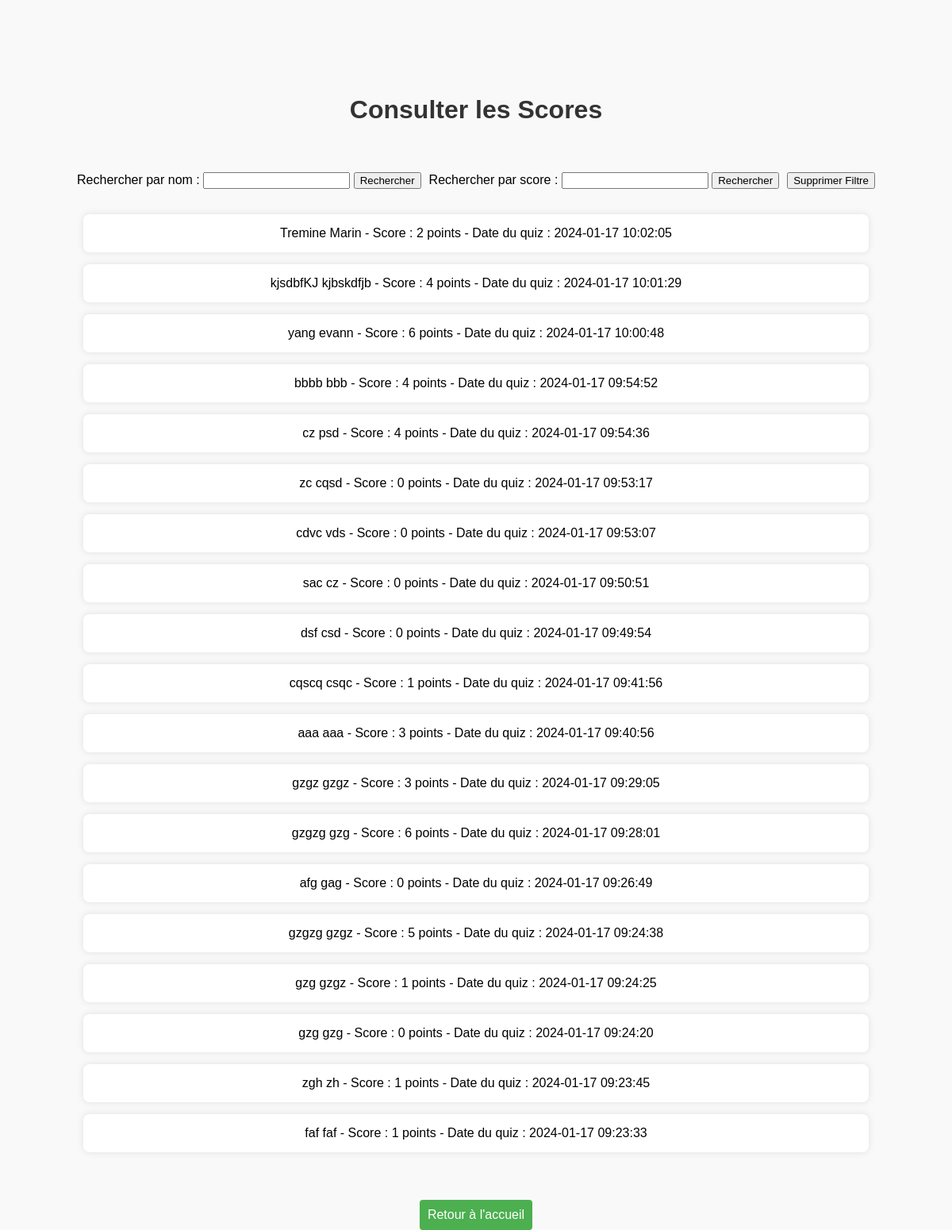
The page /consulter_scores.php on the database as committed earlier.
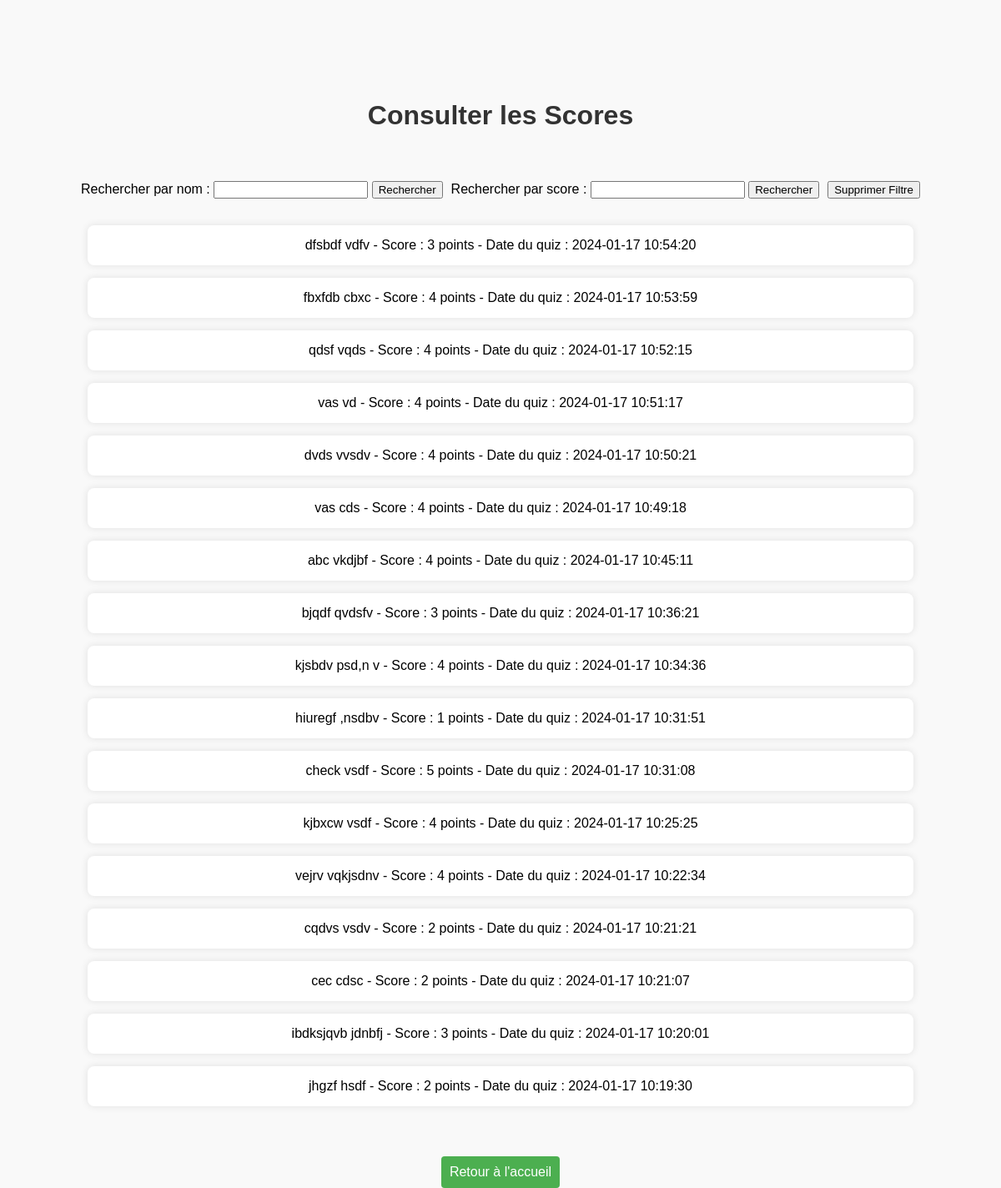
The same page on the database as committed later.
### tables this page shows
CREATE TABLE scores (
        id INTEGER PRIMARY KEY,
        participant_id INTEGER,
        score INTEGER,
        time INTEGER,
        FOREIGN KEY (participant_id) REFERENCES participants(idP));

### consulter_scores.php (the view, shortened to what this page needs)
<!DOCTYPE html>
<html lang="fr">
<head>
    <link rel="stylesheet" type="text/css" href="css/scores.css">
</head>
<body>
    <h1>Consulter les Scores</h1>
    <section>
    <div class="search-form">
        <form method="get">
            <label for="searchByName">Rechercher par nom :</label>
            <input type="text" id="searchByName" name="searchByName">
            <button type="submit" name="submitNameSearch">Rechercher</button>
        </form>
        <form method="get" >
            <label for="searchByScore">Rechercher par score :</label>
            <input type="number" id="searchByScore" name="searchByScore" min="0">
            <button type="submit" name="submitScoreSearch">Rechercher</button>
        </form>
        <button id="clearFilterButton" onclick="clearFilters()">Supprimer Filtre</button>
    </div>
</section>
    <?php
    require 'database.php';
    try {
    $query = "SELECT scores.*, participants.nom, participants.prenom
    FROM scores
    INNER JOIN participants ON scores.participant_id = participants.idP";
$query .= " ORDER BY scores.id DESC";
$stmt = $file_db->prepare($query);
$result = $stmt->execute();
if (!$result) {
echo "Erreur SQL : " . print_r($file_db->errorInfo(), true);
} else {
$scores = $stmt->fetchAll(PDO::FETCH_ASSOC);
if ($scores) {
  echo '<ul>';
  foreach ($scores as $score) {
      echo '<li>'. $score['nom'] .' ' . $score['prenom'] .' - Score : ' . $score['score'] . ' points - Date du quiz : ' . date('Y-m-d H:i:s', $score['time']) . '</li>';
  }
  echo '</ul>';
} else {
  echo '<p>Aucun score disponible.</p>';
}
}
} catch (PDOException $ex) {
echo $ex->getMessage();
}
?>
<button class="button" onclick="window.location.href='index.php'">Retour à l'accueil</button>
</body>
</html>

### css/scores.css (style rules this page uses)
body { font-family: "Arial", sans-serif; background-color: #f9f9f9; margin: 0; padding: 0; height: 100vh; }
h1 { color: #333; text-align: center; margin-bottom: 5%; margin-top: 10%; }
ul { list-style: none; padding: 0; }
li { width: 80%; background-color: #fff; padding: 15px; border-radius: 8px; box-shadow: 0 0 10px rgba(0, 0, 0, 0.1); margin: 15px auto; text-align: center; }
.button { background-color: #4caf50; color: #fff; cursor: pointer; padding: 10px; border: none; border-radius: 4px; font-size: 16px; display: block; margin: 5% auto; text-align: center; }
.search-form { display: flex; align-items: center; justify-content: center; margin-bottom: 2em; }
form { margin: 0; }
.search-form form { margin-right: 10px; }

Rows that differ between the two databases and show on the page:
removed scores: nom "Tremine", prenom "Marin", score "2", time "2024-01-17 10:02:05"
removed scores: nom "kjsdbfKJ", prenom "kjbskdfjb", score "4", time "2024-01-17 10:01:29"
changed scores (number 1 of 17 on the later page): nom "yang" → "dfsbdf"; prenom "evann" → "vdfv"; score "6" → "3"; time "2024-01-17 10:00:48" → "2024-01-17 10:54:20"
changed scores (number 2 of 17 on the later page): nom "bbbb" → "fbxfdb"; prenom "bbb" → "cbxc"; time "2024-01-17 09:54:52" → "2024-01-17 10:53:59"
changed scores (number 3 of 17 on the later page): nom "cz" → "qdsf"; prenom "psd" → "vqds"; time "2024-01-17 09:54:36" → "2024-01-17 10:52:15"
changed scores (number 4 of 17 on the later page): nom "zc" → "vas"; prenom "cqsd" → "vd"; score "0" → "4"; time "2024-01-17 09:53:17" → "2024-01-17 10:51:17"
changed scores (number 5 of 17 on the later page): nom "cdvc" → "dvds"; prenom "vds" → "vvsdv"; score "0" → "4"; time "2024-01-17 09:53:07" → "2024-01-17 10:50:21"
changed scores (number 6 of 17 on the later page): nom "sac" → "vas"; prenom "cz" → "cds"; score "0" → "4"; time "2024-01-17 09:50:51" → "2024-01-17 10:49:18"
changed scores (number 7 of 17 on the later page): nom "dsf" → "abc"; prenom "csd" → "vkdjbf"; score "0" → "4"; time "2024-01-17 09:49:54" → "2024-01-17 10:45:11"
changed scores (number 8 of 17 on the later page): nom "cqscq" → "bjqdf"; prenom "csqc" → "qvdsfv"; score "1" → "3"; time "2024-01-17 09:41:56" → "2024-01-17 10:36:21"
changed scores (number 9 of 17 on the later page): nom "aaa" → "kjsbdv"; prenom "aaa" → "psd,n v"; score "3" → "4"; time "2024-01-17 09:40:56" → "2024-01-17 10:34:36"
changed scores (number 10 of 17 on the later page): nom "gzgz" → "hiuregf"; prenom "gzgz" → ",nsdbv"; score "3" → "1"; time "2024-01-17 09:29:05" → "2024-01-17 10:31:51"
changed scores (number 11 of 17 on the later page): nom "gzgzg" → "check"; prenom "gzg" → "vsdf"; score "6" → "5"; time "2024-01-17 09:28:01" → "2024-01-17 10:31:08"
changed scores (number 12 of 17 on the later page): nom "afg" → "kjbxcw"; prenom "gag" → "vsdf"; score "0" → "4"; time "2024-01-17 09:26:49" → "2024-01-17 10:25:25"
changed scores (number 13 of 17 on the later page): nom "gzgzg" → "vejrv"; prenom "gzgz" → "vqkjsdnv"; score "5" → "4"; time "2024-01-17 09:24:38" → "2024-01-17 10:22:34"
changed scores (number 14 of 17 on the later page): nom "gzg" → "cqdvs"; prenom "gzgz" → "vsdv"; score "1" → "2"; time "2024-01-17 09:24:25" → "2024-01-17 10:21:21"
changed scores (number 15 of 17 on the later page): nom "gzg" → "cec"; prenom "gzg" → "cdsc"; score "0" → "2"; time "2024-01-17 09:24:20" → "2024-01-17 10:21:07"
changed scores (number 16 of 17 on the later page): nom "zgh" → "ibdksjqvb"; prenom "zh" → "jdnbfj"; score "1" → "3"; time "2024-01-17 09:23:45" → "2024-01-17 10:20:01"
changed scores (number 17 of 17 on the later page): nom "faf" → "jhgzf"; prenom "faf" → "hsdf"; score "1" → "2"; time "2024-01-17 09:23:33" → "2024-01-17 10:19:30"
